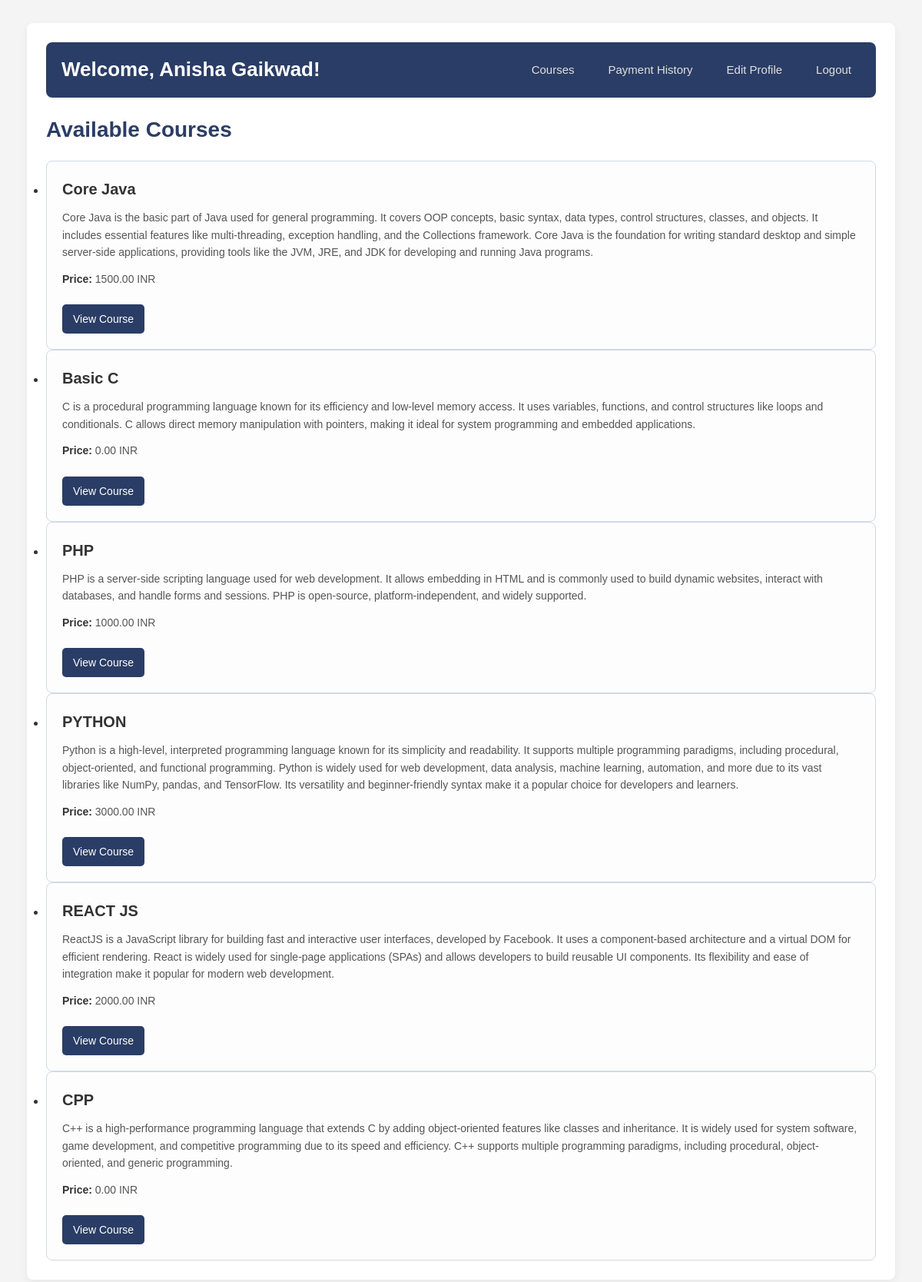
/student-dashboard.php (signed in), run on the app's committed database.
### tables this page shows
CREATE TABLE `courses` (
  `course_id` int(11) NOT NULL,
  `title` varchar(255) NOT NULL,
  `description` text DEFAULT NULL,
  `price` decimal(10,2) DEFAULT 0.00,
  `created_at` timestamp NOT NULL DEFAULT current_timestamp()
);

### student-dashboard.php (the view, shortened to what this page needs)
<?php
include '../includes/db-config.php';
$query = "SELECT * FROM courses";
$result = $conn->query($query);
?>
<!DOCTYPE html>
<html lang="en">
<head>
    <link rel="stylesheet" href="std-style.css">
</head>
<body>
    <div class="dashboard-container">
        <nav class="navbar">
            <div class="nav-brand">Welcome, <?php echo htmlspecialchars($_SESSION['student_name']); ?>!</div>
            <ul>
                <li><a href="student-dashboard.php">Courses</a></li>
                <li><a href="payment-history.php">Payment History</a></li>
                <li><a href="edit-profile.php">Edit Profile</a></li>
                <li><a href="logout.php">Logout</a></li>
            </ul>
        </nav>
        <div class="main-content">
            <h2>Available Courses</h2>
            <div class="courses-list">
                <?php if ($result && $result->num_rows > 0): ?>
                    <ul>
                        <?php while ($course = $result->fetch_assoc()): ?>
                            <li class="course-item">
                                <h3><?php echo htmlspecialchars($course['title']); ?></h3>
                                <p><?php echo htmlspecialchars($course['description']); ?></p>
                                <p><strong>Price:</strong> <?php echo htmlspecialchars($course['price']); ?> INR</p>
                                <a href="course-details.php?id=<?php echo $course['course_id']; ?>" class="button">View Course</a>
                            </li>
                        <?php endwhile; ?>
                    </ul>
                <?php else: ?>
                    <p>No courses available at the moment.</p>
                <?php endif; ?>
            </div>
        </div>
    </div>
</body>
</html>

### std-style.css (style rules this page uses)
body, h1, h2, h3, p, ul, li, a { margin: 0; padding: 0; box-sizing: border-box; }
body { font-family: 'Segoe UI', Tahoma, Geneva, Verdana, sans-serif; background-color: #f5f7fa; color: #333333; line-height: 1.6; }
.dashboard-container { width: 90%; margin: 30px auto; background-color: #ffffff; border-radius: 8px; box-shadow: 0 4px 12px rgba(0, 0, 0, 0.05); padding: 25px; }
.navbar { background-color: #2a3d66; padding: 15px 20px; display: flex; justify-content: space-between; align-items: center; border-radius: 8px; margin-bottom: 20px; color: #ffffff; }
.navbar .nav-brand { font-size: 26px; font-weight: 600; }
.navbar ul { display: flex; list-style: none; }
.navbar li { margin-left: 20px; }
.navbar a { text-decoration: none; color: #e0e0e0; font-size: 15px; padding: 8px 12px; border-radius: 5px; transition: background-color 0.3s, color 0.3s; }
.main-content h2 { font-size: 28px; margin-bottom: 18px; color: #2a3d66; }
.courses-list { display: grid; grid-template-columns: repeat(auto-fit, minmax(280px, 1fr)); gap: 20px; }
.course-item { background-color: #fdfdfd; border: 1px solid #d1d9e6; border-radius: 8px; padding: 20px; transition: transform 0.3s, box-shadow 0.3s; }
.course-item h3 { font-size: 20px; margin-bottom: 10px; color: #333333; }
.course-item p { font-size: 14px; color: #555555; margin-bottom: 12px; }
.course-item strong { font-weight: 600; color: #333333; }
.course-item .button { display: inline-block; background-color: #2a3d66; color: #ffffff; padding: 8px 14px; font-size: 14px; text-decoration: none; border-radius: 5px; transition: background-color 0.3s; }
body { font-family: Arial, sans-serif; margin: 0; padding: 0; background-color: #f4f4f4; color: #333; }
h2, h3, h4 { color: #333; margin-bottom: 10px; }
p { line-height: 1.6; margin-bottom: 15px; }
.button { display: inline-block; padding: 10px 20px; background-color: #007bff; color: #fff; text-decoration: none; border-radius: 5px; font-size: 16px; margin-top: 10px; border: none; cursor: pointer; transition: background-color 0.3s ease; }

### data on the page
courses: title "Core Java", description "Core Java is the basic part of Java used for general programming. It covers OOP concepts, basic syntax, data types, control structures, classes, and objects. It includes essential features like multi-threading, exception handling, and the Collections framework. Core Java is the foundation for writing standard desktop and simple server-side applications, providing tools like the JVM, JRE, and JDK for developing and running Java programs.", price "1500.00"
courses: title "Basic C", description "C is a procedural programming language known for its efficiency and low-level memory access. It uses variables, functions, and control structures like loops and conditionals. C allows direct memory manipulation with pointers, making it ideal for system programming and embedded applications.", price "0.00"
courses: title "PHP", description "PHP is a server-side scripting language used for web development. It allows embedding in HTML and is commonly used to build dynamic websites, interact with databases, and handle forms and sessions. PHP is open-source, platform-independent, and widely supported.", price "1000.00"
courses: title "PYTHON", description "Python is a high-level, interpreted programming language known for its simplicity and readability. It supports multiple programming paradigms, including procedural, object-oriented, and functional programming. Python is widely used for web development, data analysis, machine learning, automation, and more due to its vast libraries like NumPy, pandas, and TensorFlow. Its versatility and beginner-friendly syntax make it a popular choice for developers and learners.", price "3000.00"
courses: title "REACT JS", description "ReactJS is a JavaScript library for building fast and interactive user interfaces, developed by Facebook. It uses a component-based architecture and a virtual DOM for efficient rendering. React is widely used for single-page applications (SPAs) and allows developers to build reusable UI components. Its flexibility and ease of integration make it popular for modern web development.", price "2000.00"
courses: title "CPP", description "C++ is a high-performance programming language that extends C by adding object-oriented features like classes and inheritance. It is widely used for system software, game development, and competitive programming due to its speed and efficiency. C++ supports multiple programming paradigms, including procedural, object-oriented, and generic programming.", price "0.00"

### other printed values
$_SESSION['student_name'] "Anisha Gaikwad"
